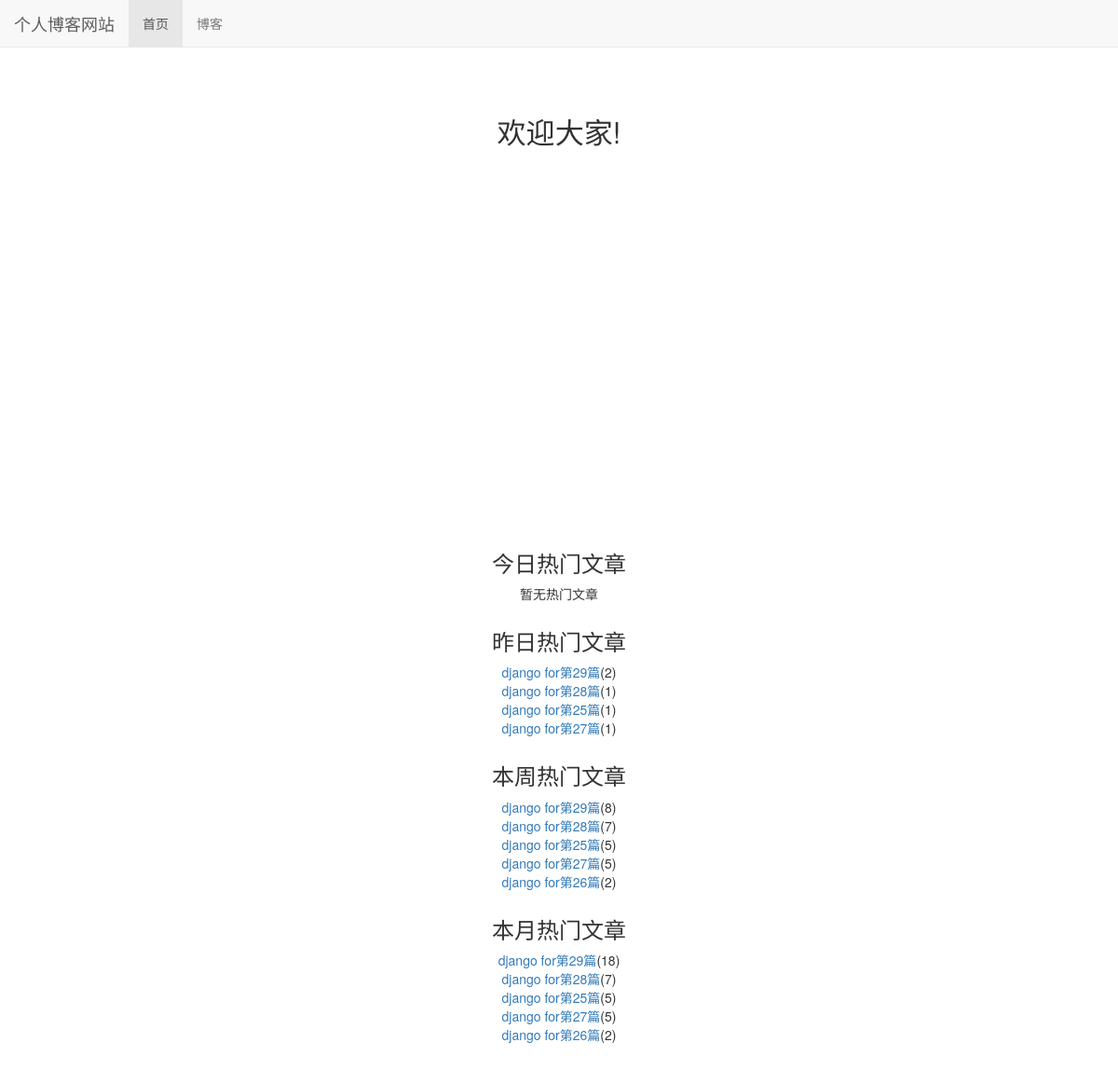
Before: / with the older database file.
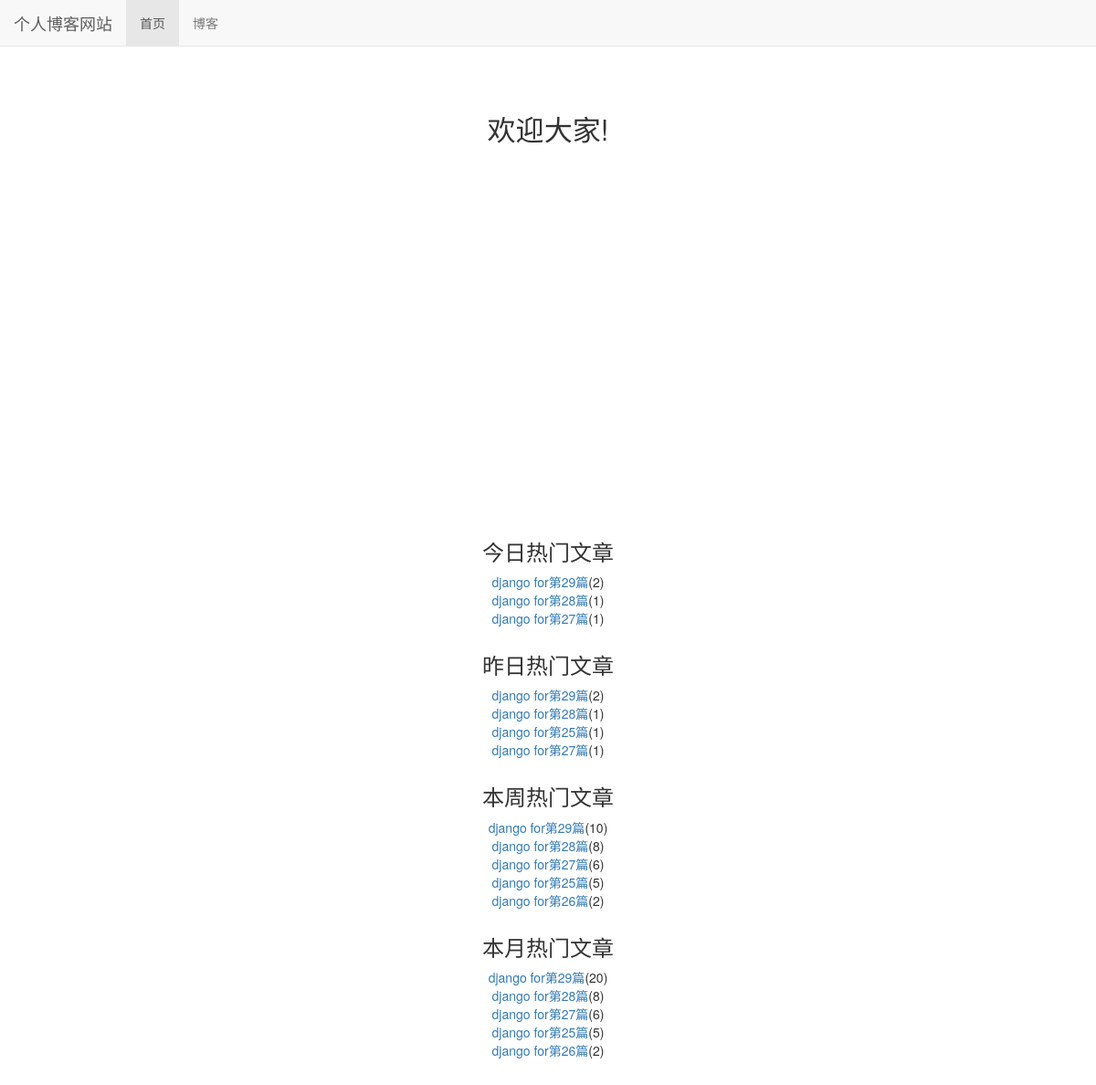
After: the same page with the newer database file.
### read_statistic/models.py (models this page shows)
class ReadDetail(models.Model):
    date=models.DateField(default=timezone.localtime)
    read_num=models.IntegerField(default=0)
    content_type = models.ForeignKey(ContentType, on_delete=models.CASCADE)
    object_id = models.PositiveIntegerField()
    content_object = GenericForeignKey('content_type', 'object_id')

### blog/models.py (models this page shows, shortened)
class Blog(models.Model,ReadNumExpand):
    title=models.CharField(max_length=50)
    blog_type=models.ForeignKey(BlogType,on_delete=models.CASCADE)
    content=RichTextUploadingField()
    author=models.ForeignKey(User,on_delete=models.CASCADE)
    read_detail=GenericRelation(ReadDetail)
    create_time=models.DateTimeField(auto_now_add=True)
    last_update_time=models.DateTimeField(auto_now=True)
    class Meta:
        ordering=['-create_time']

### mysite/views.py (the view)
# urls.py: 2. Add a URL to urlpatterns:  path('', views.home, name='home')
def home(request):
    content_type=ContentType.objects.get_for_model(Blog)
    dates,read_num=get_week_read_num(content_type)
    today_hot_blog=get_today_hot_blog(content_type)
    yesterday_hot_blog=get_yesterday_hot_blog(content_type)
    week_hot_blog=cache.get('week_hot_blog')
    if week_hot_blog is None:
        week_hot_blog=get_week_hot_blog()
        cache.set('week_hot_blog',week_hot_blog,3600)
    month_hot_blog=cache.get('month_hot_blog')
    if month_hot_blog is None:
        month_hot_blog=get_month_hot_blog()
        cache.set('month_hot_blog',month_hot_blog,3600)
    context={}
    context['dates']=dates
    context['read_nums']=read_num
    context['today_hot_blog']=today_hot_blog
    context['yesterday_hot_blog']=yesterday_hot_blog
    context['week_hot_blog']=week_hot_blog
    context['month_hot_blog']=month_hot_blog
    return render(request,'home.html',context)

### blog/utils.py (called while the page is built)
def get_week_hot_blog():
    today=timezone.localtime().date()
    week_ago=today-datetime.timedelta(days=7)
    blogs=Blog.objects.filter(read_detail__date__lte=today,read_detail__date__gt=week_ago) \
                    .values('id','title').annotate(read_num_sum=Sum('read_detail__read_num')).order_by('-read_num_sum')
    return blogs[:5]

def get_month_hot_blog():
    today=timezone.localtime().date()
    month_ago=today-datetime.timedelta(days=30)
    blogs=Blog.objects.filter(read_detail__date__lte=today,read_detail__date__gt=month_ago) \
                    .values('id','title').annotate(read_num_sum=Sum('read_detail__read_num')).order_by('-read_num_sum')
    return blogs[:5]

### read_statistic/utils.py (called while the page is built)
def get_week_read_num(content_type):
    today=timezone.localtime().date()
    dates=[]
    read_nums=[]
    for i in range(6,-1,-1):
        date=today-datetime.timedelta(days=i)
        dates.append(date.strftime('%m/%d'))
        read_detail=ReadDetail.objects.filter(content_type=content_type,date=date)
        result=read_detail.aggregate(read_num_sum=Sum('read_num'))
        read_nums.append(result['read_num_sum'] or 0)
    return dates,read_nums

def get_today_hot_blog(content_type):
    today=timezone.localtime().date()
    blogs=ReadDetail.objects.filter(content_type=content_type,date=today).order_by('-read_num')
    return blogs[:5]

def get_yesterday_hot_blog(content_type):
    today=timezone.localtime().date()
    yesterday=today-datetime.timedelta(days=1)
    blogs=ReadDetail.objects.filter(content_type=content_type,date=yesterday).order_by('-read_num')
    return blogs[:5]

### templates/home.html (shortened to what this page needs)
{% extends 'base.html' %}
{% load static %}
{% block header_extends %}
    <link rel="stylesheet" href="{% static 'home.css' %}">
{% endblock header_extends %}
{% block nav_home_active %}
    active
{% endblock nav_home_active %}
{% block content %}
    <h3 class='home-content'> 欢迎大家! </h3>
    <div id="container"></div>
    <div class="hot-blog">
        <h3>今日热门文章</h3>
        <ul>
            {% for hot_blog in today_hot_blog %}
                <li><a href="{% url 'blog_detail' hot_blog.content_object.id %}">{{ hot_blog.content_object.title }}</a>({{ hot_blog.read_num }})</li>
            {% empty %}
                <li>暂无热门文章</li>
            {% endfor %}
        </ul>
    </div>
    <div class="hot-blog">
        <h3>昨日热门文章</h3>
        <ul>
            {% for hot_blog in yesterday_hot_blog %}
                <li><a href="{% url 'blog_detail' hot_blog.content_object.id %}">{{ hot_blog.content_object.title}}</a>({{ hot_blog.read_num }})</li>
            {% empty %}
                <li>暂无热门文章</li>
            {% endfor %}
        </ul>
    </div>
    <div class="hot-blog">
        <h3>本周热门文章</h3>
        <ul>
            {% for hot_blog in week_hot_blog %}
                <li><a href="{% url 'blog_detail' hot_blog.id %}">{{ hot_blog.title }}</a>({{ hot_blog.read_num_sum }})</li>
            {% empty %}
                <li>暂无热门文章</li>
            {% endfor %}
        </ul>
    </div>
    <div class="hot-blog">
        <h3>本月热门文章</h3>
        <ul>
            {% for hot_blog in month_hot_blog %}
                <li><a href="{% url 'blog_detail' hot_blog.id %}">{{ hot_blog.title }}</a>({{ hot_blog.read_num_sum }})</li>
            {% empty %}
                <li>暂无热门文章</li>
            {% endfor %}
        </ul>
    </div>
{% endblock content %}

### templates/base.html (shortened to what this page needs)
{% load static %}
<!DOCTYPE html>
<html lang="zh-CN">
<head>
    <link rel="stylesheet" href="{% static 'base.css' %}">
    <link rel="stylesheet" href="{% static 'bootstrap-3.3.7/css/bootstrap.min.css' %}">
    {% block header_extends %}{% endblock header_extends %}
</head>
<body>
    <div class="navbar navbar-default navbar-fixed-top" role="navigation">
        <div class="container-fluid">
            <div class="navbar-header">
                <a class="navbar-brand" href="{% url 'home' %}">个人博客网站</a>
            </div>
            <div class="collapse navbar-collapse" id="navbar-collapse">
                <ul class="nav navbar-nav">
                    <li class="{% block nav_home_active %}{% endblock nav_home_active%}">
                        <a href="{% url 'home' %}">首页</a>
                    </li>
                    <li class="{% block nav_blog_active %}{% endblock nav_blog_active%}">
                        <a href="{% url 'blog_list' %}">博客</a>
                    </li>
                </ul>
            </div>
        </div>
    </div>
    {% block content %}{% endblock content %}
</body>
</html>

### static/base.css (style rules this page uses)
* { margin: 0; padding: 0; }
body { margin-top: 70px!important; }
ul { list-style-type: none; }

### static/home.css (style rules this page uses)
h3.home-content { font-size: 222%; text-align: center; margin-top: 4em; margin-bottom: 2em; }
div#container { margin:0 auto; height: 25em; min-width: 30em; max-width: 50em; }
div.hot-blog { text-align: center; margin-bottom: 2em; }

Changed rows visible on the page:
added ReadDetail: content_object "django for第29篇", read_num "2", shown under "今日热门文章"
added ReadDetail: content_object "django for第28篇", read_num "1", shown under "今日热门文章"
added ReadDetail: content_object "django for第27篇", read_num "1", shown under "今日热门文章"
computed for Blog "django for第29篇": read_num_sum "8" → "10"; read_num_sum "18" → "20"
computed for Blog "django for第28篇": read_num_sum "7" → "8"
shown differently, row unchanged: Blog "django for第27篇": read_num_sum "5" → "6"; moves up the list
Other visible differences:
text no longer shown: "暂无热门文章"
